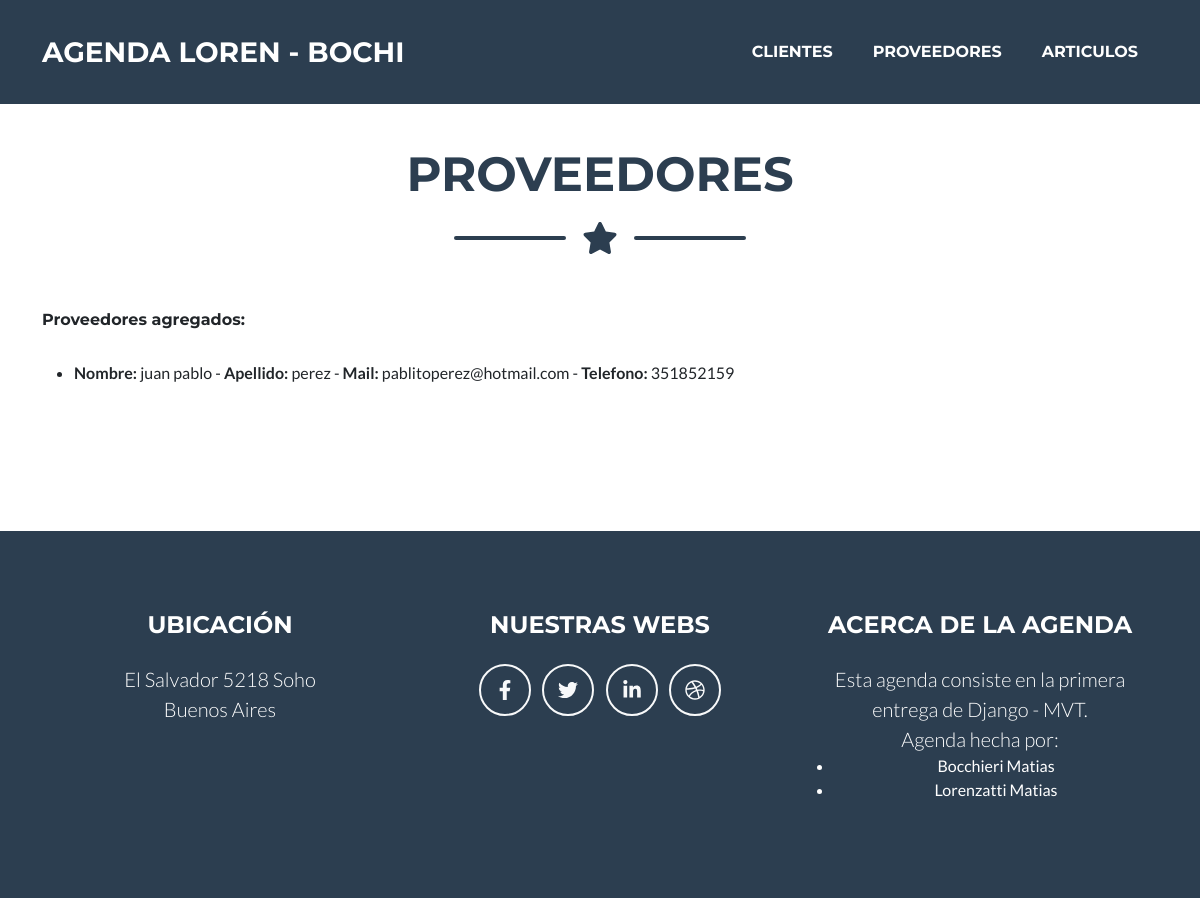
/app_agenda/proveedores/, run on an earlier commit of the app's database.
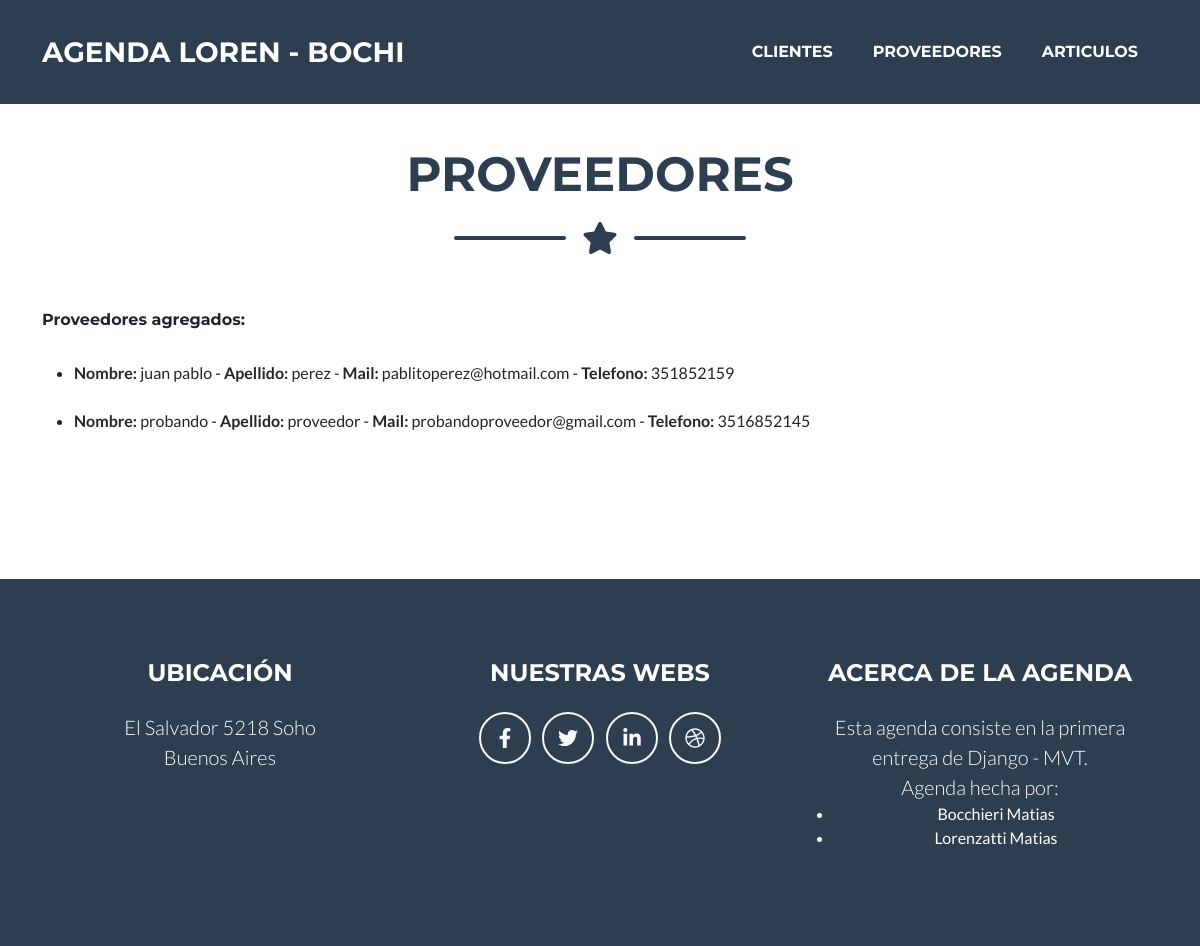
And on a later commit of the database.
### app_agenda/models.py (models this page shows, shortened)
class Proveedores(models.Model):
    nombre = models.CharField(max_length=100)
    apellido = models.CharField(max_length=100)
    mail = models.EmailField()
    telefono = models.IntegerField()

### app_agenda/views.py (the view)
# urls.py: path("proveedores/", views.proveedores, name="proveedores"),
def proveedores(request):
    query = Proveedores.objects.all()
    proveedores_db = {"proveedores": query}
    plantilla = loader.get_template("app_agenda/proveedores.html")
    doc = plantilla.render(proveedores_db)
    return HttpResponse(doc)

### app_agenda/templates/app_agenda/proveedores.html
{% extends "app_agenda/base.html" %}
{% load static %}
{% block proveedores %}
<br>
<br>
<section class="page-section portfolio">
    <div class="container">
        <h2 class="page-section-heading text-center text-uppercase text-secondary mb-0">Proveedores</h2>
        <div class="divider-custom">
            <div class="divider-custom-line"></div>
            <div class="divider-custom-icon"><i class="fas fa-star"></i></div>
            <div class="divider-custom-line"></div>
    </div>
    <br>
    <h1>Proveedores agregados:</h1>
    <br>
    <ul>
        {% for x in proveedores %}
            <li><b>Nombre:</b> {{x.nombre}}   -   <b>Apellido:</b> {{x.apellido}}   -   <b>Mail:</b> {{x.mail}}   -   <b>Telefono:</b> {{x.telefono}}</li>
            <br>
        {% endfor %}
    </ul>
</section>
{% endblock proveedores %}

What changed in the data, as far as the page shows it:
added Proveedores: nombre "probando", apellido "proveedor", mail "probandoproveedor@gmail.com", telefono "3516852145"
